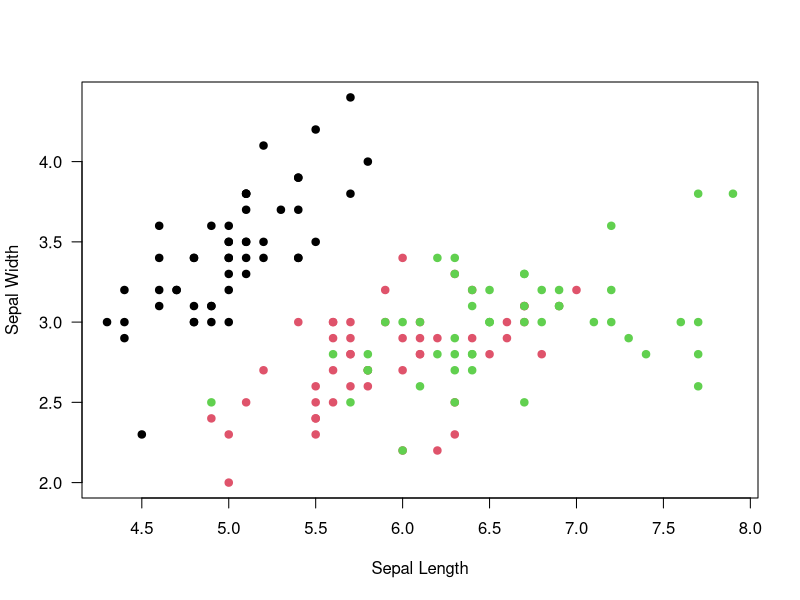
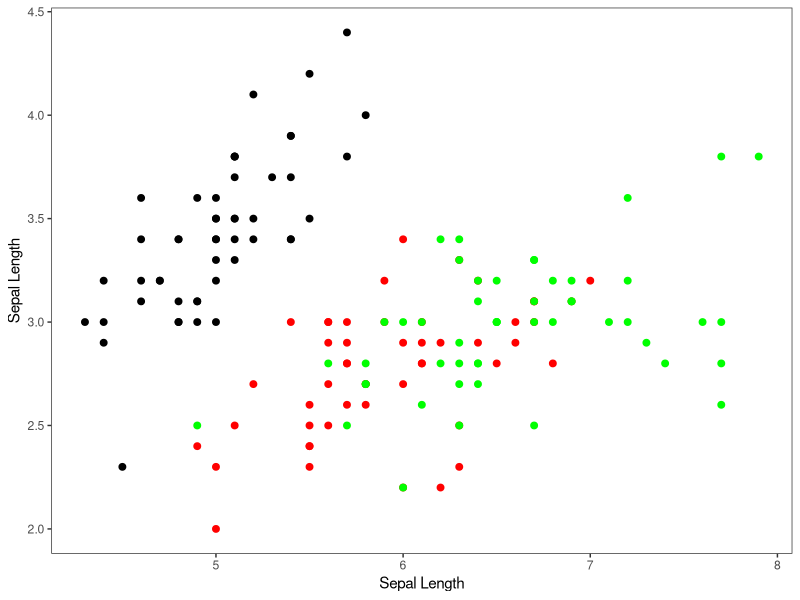
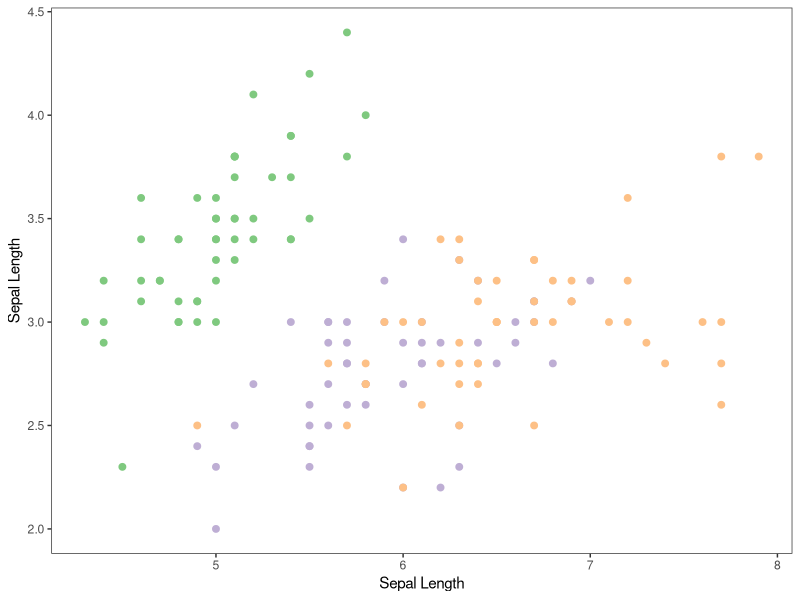
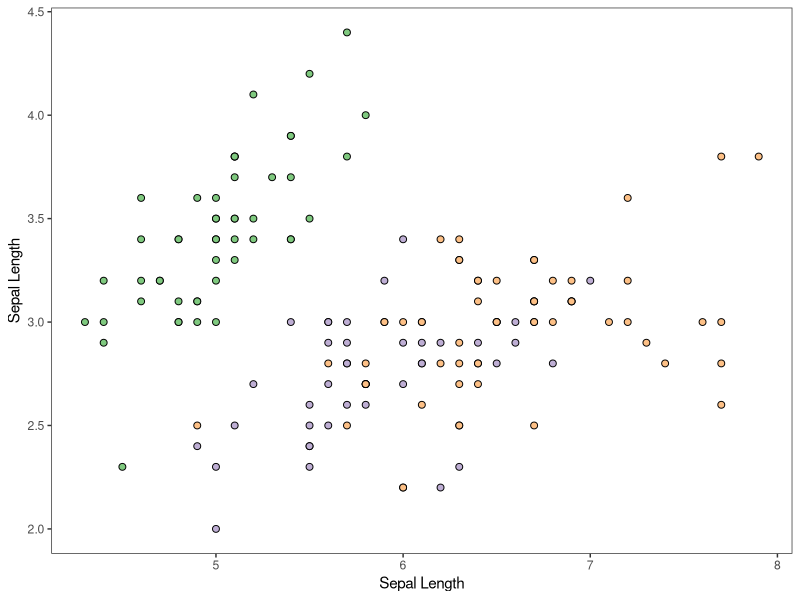
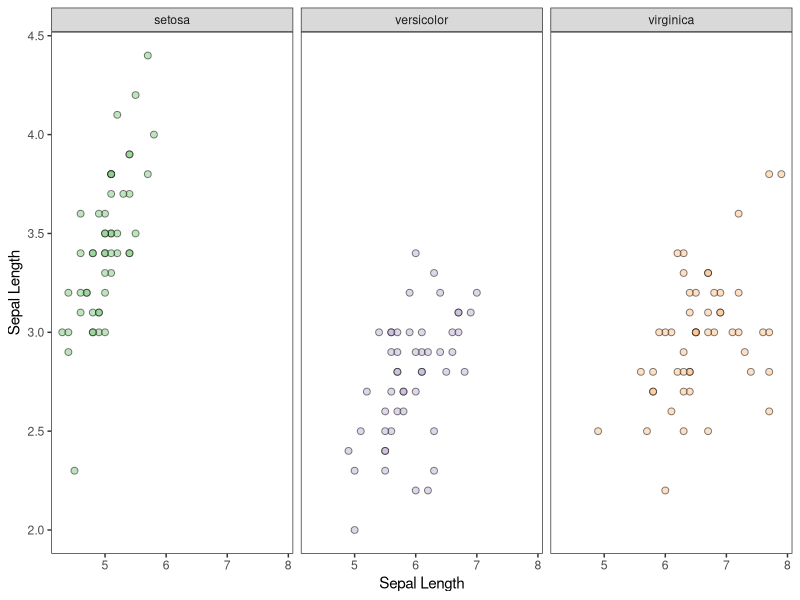

The R source for these figures, in order:
#September 19, 2023

#first we have to install and load ggplot2 package

#install.packages("ggplot2") #do this once to download package to computer

library(ggplot2)

#####  BASE R  ####

#plot(Sepal.Width~Sepal.Length, data=iris)
plot(Sepal.Width~Sepal.Length, data=iris, xlab = "Sepal Length", ylab = "Sepal Width", las=1, col=iris$Species, pch = 19)

#las=1 changes the y axis number orientation
#pch = 19 point type, #pch = "x" will make them all x's

#####  GGPLOT ####

#ggplot(data=iris, mapping=aes(x=Sepal.Length, y=Sepal.Width, fill=Species)) +
  #geom_point(size=2, pch=21)

#pch = 19 is a filled circle, color defined by color=
#pch = 21 is a circled outline, fill is the color on the inside

ggplot(data=iris, mapping=aes(x=Sepal.Length, y=Sepal.Width, color=Species)) +
  geom_point(size=2, pch=19) +
  scale_color_manual(values=c("black", "red", "green")) +
  theme_bw() + #_bw, classic, _minimal, etc, look it up!
  theme(panel.grid.major=element_blank(), panel.grid.minor=element_blank(), legend.position="none") +
  xlab("Sepal Length") +
  ylab("Sepal Length")

ggplot(data=iris, mapping=aes(x=Sepal.Length, y=Sepal.Width, color=Species)) +
  geom_point(size=2, pch=19) +
  scale_color_brewer(palette="Accent") +
  theme_bw() + #_bw, classic, _minimal, etc, look it up!
  theme(panel.grid.major=element_blank(), panel.grid.minor=element_blank(), legend.position="none") +
  xlab("Sepal Length") +
  ylab("Sepal Length")

#with outline, fill color being the palate
ggplot(data=iris, mapping=aes(x=Sepal.Length, y=Sepal.Width, fill=Species)) +
  geom_point(size=2, pch=21) +
  scale_fill_brewer(palette="Accent") +
  theme_bw() + #_bw, classic, _minimal, etc, look it up!
  theme(panel.grid.major=element_blank(), panel.grid.minor=element_blank(), legend.position="none") +
  xlab("Sepal Length") +
  ylab("Sepal Length")

# if you don't want to create a new color pallet all on your own,
#scale_color_brewer()

#faceting

p1 = ggplot(data=iris, mapping=aes(x=Sepal.Length, y=Sepal.Width, fill=Species)) +
  geom_point(size=2, shape = "circle filled", alpha=0.5) +
  scale_fill_brewer(palette="Accent") +
  theme_bw() + #_bw, classic, _minimal, etc, look it up!
  theme(panel.grid.major=element_blank(), panel.grid.minor=element_blank(), legend.position="none") +
  xlab("Sepal Length") +
  ylab("Sepal Length") +
  facet_grid(~Species)

p1

#save the ggplot,
#ggsave("figures/ggplot_facet.png", p1)
